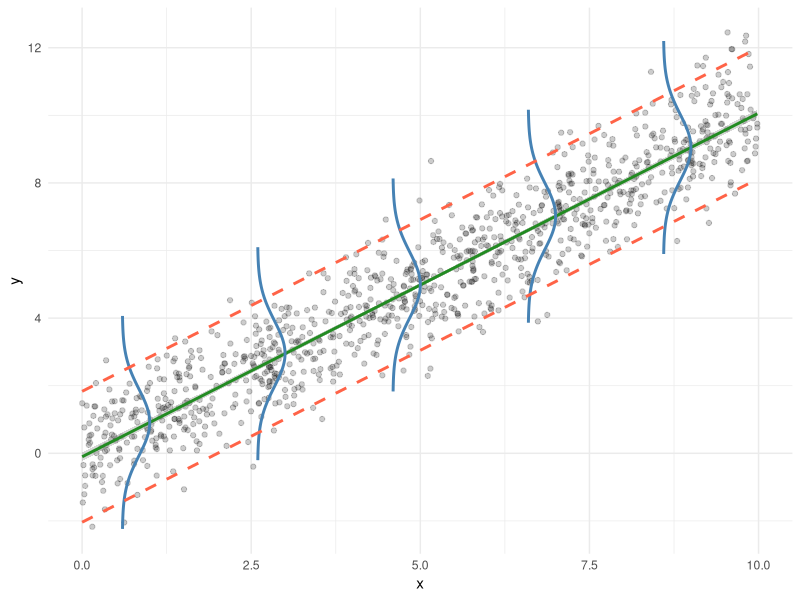

This chart was generated by the following R code:
## ---- chunk 1
#| message: false

library(dplyr)
library(ggplot2)

theme_set(theme_minimal())
## ---- chunk 2
x <- runif(1000, 0, 10)
y <- x + rnorm(1000)

model_1 <- lm(y ~ x)

get_pred <- function(x, model) {
  mod_coefs <- coef(model)
  yhat <- mod_coefs[1] + mod_coefs[2] * x
  return(yhat)
}


data_df <- data.frame(x, y)
## ---- chunk 3

#' For every row in `df`, compute a rotated normal density
#' centered at `y` and shifted by `x`
compute_rotated_normal_densities <- function(x, model) {
  mu <- get_pred(x, model)
  sigma <- sigma(model)

  range <- mu + c(-3.2, 3.2) * sigma
  x_values <- seq(range[1], range[2], length.out = 100)
  densities <- dnorm(x_values, mean = mu, sd = sigma)

  rotated_densities_df <- tibble(
    x = densities + x - max(densities),
    y = x_values
  )

  return(rotated_densities_df)
}


all_densities_df  <- purrr::map_dfr(
  c(1, 3, 5, 7, 9),
  compute_rotated_normal_densities, 
  mod = model_1,
  .id = "id"
)
## ---- chunk 4
#| fig-height: 8
#| fig-width: 10
#| fig-cap: y | x ~ N(y_hat, sigma_hat)
pred_interval_df <- tibble(x = 0:10)
pred_interval_df_95 <- bind_cols(
  pred_interval_df,
  predict(model_1, interval = "prediction", level = 0.95, newdata = pred_interval_df)
)

ggplot(data_df, aes(x, y)) +
  geom_point(alpha = 0.2) +
  geom_smooth(method = "lm", se = TRUE, lwd = 1, col = "forestgreen") +
  geom_path(data = all_densities_df, aes(group = id), lwd = 1, col = "steelblue") +
  # geom_polygon(data = all_densities_df, aes(y = scales::oob_squish(y, c(1, Inf)), group = id), lwd = 2) +
  geom_line(data = pred_interval_df_95, aes(x, lwr), lwd = 1, lty = 2, color = "tomato") +
  geom_line(data = pred_interval_df_95, aes(x, upr), lwd = 1, lty = 2, color = "tomato") 
